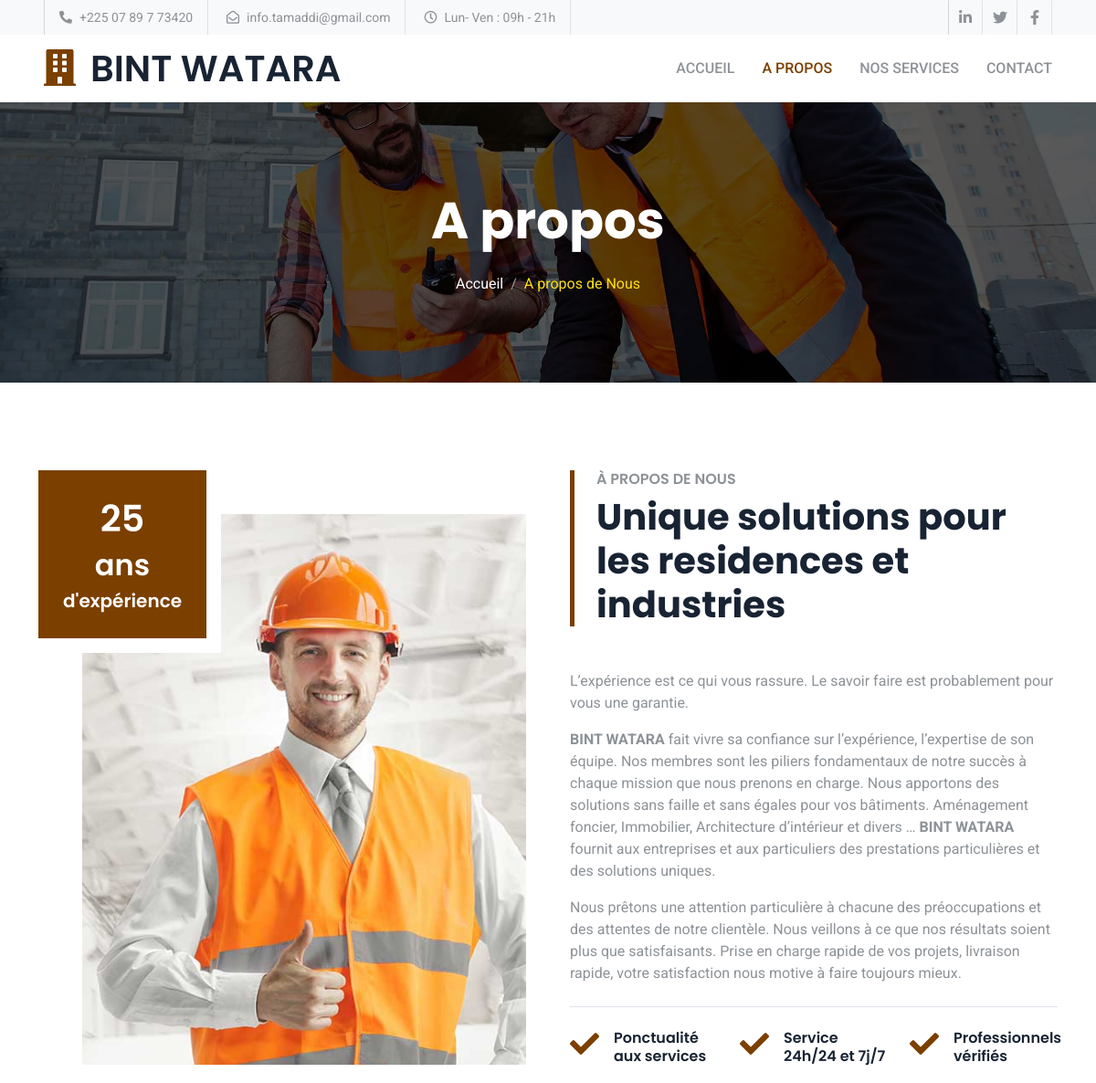
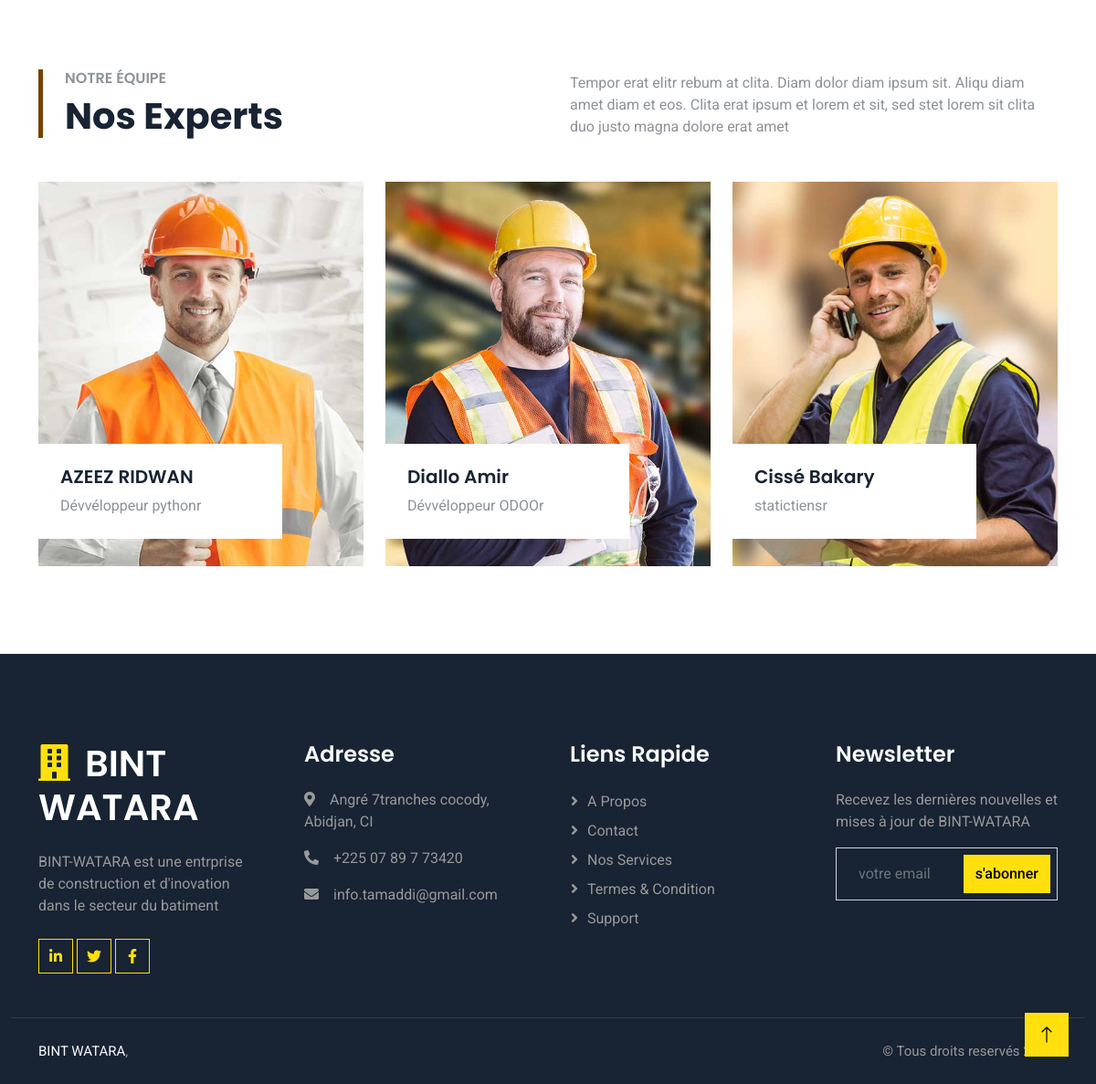
Page /a-propos on the committed database (2 pictures, top to bottom).
### app/models.py (models this page shows, shortened)
class Convention(models.Model):
    publish = models.BooleanField(default=True)
    date_add = models.DateField(auto_now=False, auto_now_add=True)
    date_update = models.DateField(auto_now=True, auto_now_add=False)
    class Meta:
        abstract = True

class Web(Convention):
    name = models.CharField(max_length=50)
    email = models.EmailField(max_length=254)
    phone = models.CharField(max_length=50)
    location = models.CharField(max_length=250)
    opening = models.CharField(max_length=250)
    class Meta:
        verbose_name = "Info du site"
        verbose_name_plural = "Infos du site"

class Social(Convention):
    name = models.CharField(max_length=250)
    icon = models.CharField(max_length=250)
    link = models.URLField(max_length=200)
    class Meta:
        verbose_name = 'réseau social'
        verbose_name_plural = 'réseau sociaux'

class About(Convention):
    picture = models.FileField(upload_to='img_about')
    picture1 = models.FileField(upload_to='img_about')
    lebele = HTMLField()
    title = models.CharField(max_length=50)
    title1 = models.CharField(max_length=50)
    description =HTMLField()
    experience = models.IntegerField()
    class Meta:
        verbose_name = 'A propos de nous'
        verbose_name_plural = 'A propos de nous'

class ConfigWeb(Convention):
    title = models.CharField(max_length=250)
    titleAbout1 = models.CharField(max_length=250)
    titleAbout = models.CharField(max_length=250)
    titleService = models.CharField(max_length=250)
    titleRVD = models.CharField(max_length=250)
    titleTestimony = models.CharField(max_length=250)
    libeleNewsletter = models.TextField()
    descriptionRDV = models.TextField()
    descriptionTeam = models.TextField()
    descriptionTesti = models.TextField()
    class Meta:
        verbose_name = 'Configuration du site'
        verbose_name_plural = 'Configuration du site'

class Team(Convention):
    picture = models.FileField(upload_to='img_team')
    name = models.CharField(max_length=250)
    work = models.CharField(max_length=50)
    phone = models.CharField(max_length=50)
    email = models.EmailField(max_length=254)
    order = models.IntegerField()
    class Meta:
        verbose_name = 'équipe'
        verbose_name_plural = 'équipes'

### app/views.py (the view)
# urls.py: path('a-propos', about, name='about'),
def about(request):
    get_infos_web = get_info_web({'publish': True})
    get_sociaux = get_social({'publish': True})
    get_abouts = get_about({'publish':True})
    get_configs_web = get_config_web({'publish': True})
    get_teams = get_team({'publish': True})
    template = 'app/about.html'
    context = {
        'page':{
            'title': 'BINT-WATARA | A PROPOS',
            'text_description': 'Solutions de construction et de rénovation'
        },
        'get_infos_web': get_infos_web,
        'get_sociaux': get_sociaux,
        'get_abouts': get_abouts,
        'get_configs_web': get_configs_web,
        'get_teams': get_teams,
        'is_about': True,
    }
    return render(request, template, context)

### app/functions.py (called while the page is built)
def get_info_web(data=dict()):
    return Web.objects.filter(**data).first()

def get_about(data=dict()):
    return About.objects.filter(**data).first()

def get_team(data=dict()):
    return Team.objects.filter(**data)[:3]

def get_social(data=dict()):
    return Social.objects.filter(**data)

def get_config_web(data=dict()):
    return ConfigWeb.objects.filter(**data).first()

### app/templates/app/about.html (shortened to what this page needs)
{% extends 'app/layout/base.html'%}
{% load static %}
{% block content %}
    <div
      class="container-fluid page-header py-5 mb-5 wow fadeIn"
      data-wow-delay="0.1s"
    >
      <div class="container text-center py-5">
        <h1 class="display-4 text-white animated slideInDown mb-4">A propos</h1>
        <nav aria-label="breadcrumb animated slideInDown">
          <ol class="breadcrumb justify-content-center mb-0">
            <li class="breadcrumb-item">
              <a class="text-white" href="{% url 'welcome' %}">Accueil</a>
            </li>
            <li class="breadcrumb-item  active" style="color: #FFE00E" aria-current="page">
              A propos de Nous
            </li>
          </ol>
        </nav>
      </div>
    </div>
    <div class="container-xxl py-5">
      <div class="container">
        <div class="row g-5">
          <div class="col-lg-6 wow fadeInUp" data-wow-delay="0.1s">
            <div
              class="position-relative overflow-hidden ps-5 pt-5 h-100"
              style="min-height: 400px"
            >
              <img
                class="position-absolute w-100 h-100"
                src="{{get_abouts.picture.url}}"
                alt=""
                style="object-fit: cover"
              />
              <div
                class="position-absolute top-0 start-0 bg-white pe-3 pb-3"
                style="width: 200px; height: 200px"
              >
                <div
                  class="d-flex flex-column justify-content-center text-center h-100 p-3" style=" background-color:  #7B3F00"
                >
                  <h1 class="text-white">{{get_abouts.experience}}</h1>
                  <h2 class="text-white">ans</h2>
                  <h5 class="text-white mb-0">d'expérience</h5>
                </div>
              </div>
            </div>
          </div>
          <div class="col-lg-6 wow fadeInUp" data-wow-delay="0.5s">
            <div class="h-100">
              <div class="border-start border-5 border-primary ps-4 mb-5">
                <h6 class="text-body text-uppercase mb-2">{{get_abouts.title}}</h6>
                <h1 class="display-6 mb-0">
                  {{get_configs_web.titleAbout1}}
                </h1>
              </div>
                {{get_abouts.lebele|safe}}
              <div class="border-top mt-4 pt-4">
                <div class="row g-4">
                  <div class="col-sm-4 d-flex wow fadeIn" data-wow-delay="0.1s">
                    <i
                      class="fa fa-check fa-2x  flex-shrink-0 me-3" style="color: #7B3F00"
                    ></i>
                    <h6 class="mb-0">Ponctualité aux services</h6>
                  </div>
                  <div class="col-sm-4 d-flex wow fadeIn" data-wow-delay="0.3s">
                    <i
                      class="fa fa-check fa-2x  flex-shrink-0 me-3" style="color: #7B3F00"
                    ></i>
                    <h6 class="mb-0">Service 24h/24 et 7j/7</h6>
                  </div>
                  <div class="col-sm-4 d-flex wow fadeIn" data-wow-delay="0.5s">
                    <i
                      class="fa fa-check fa-2x  flex-shrink-0 me-3" style="color: #7B3F00"
                    ></i>
                    <h6 class="mb-0">Professionnels vérifiés</h6>
                  </div>
                </div>
              </div>
            </div>
          </div>
        </div>
      </div>
    </div>
    <div class="container-xxl py-5">
      <div class="container">
        <div class="row g-5 align-items-end mb-5">
          <div class="col-lg-6 wow fadeInUp" data-wow-delay="0.1s">
            <div class="border-start border-5 border-primary ps-4">
              <h6 class="text-body text-uppercase mb-2">Notre équipe</h6>
              <h1 class="display-6 mb-0">Nos Experts</h1>
            </div>
          </div>
          <div class="col-lg-6 wow fadeInUp" data-wow-delay="0.3s">
            <p class="mb-0">
              {{get_configs_web.descriptionTeam}}
            </p>
          </div>
        </div>
        <div class="row g-4">
          {% for team in get_teams %}
          <div class="col-lg-4 col-md-6 wow fadeInUp" data-wow-delay="0.1s">
            <div class="team-item position-relative">
              <img class="img-fluid" src="{{team.picture.url}}" alt="" />
              <div class="team-text bg-white p-4">
                <h5>{{team.name}}</h5>
                <span>{{team.work}}r</span>
              </div>
            </div>
          </div>
          {% endfor %}
        </div>
      </div>
    </div>
    {% endblock content %}

### app/templates/app/layout/base.html (shortened to what this page needs)
{% load static %}
<!DOCTYPE html>
<html lang="fr">
  <head>
    <link
      href="https://cdnjs.cloudflare.com/ajax/libs/font-awesome/5.10.0/css/all.min.css"
      rel="stylesheet"
    />
    <link
      href="https://cdn.jsdelivr.net/npm/bootstrap-icons@1.4.1/font/bootstrap-icons.css"
      rel="stylesheet"
    />
    <link href="{% static 'app/lib/animate/animate.min.css' %}" rel="stylesheet" />
    <link href="{% static 'app/lib/owlcarousel/assets/owl.carousel.min.css' %}" rel="stylesheet" />
    <link href="{% static 'app/css/bootstrap.min.css' %}" rel="stylesheet" />
    <link href="{% static 'app/css/style.css' %}" rel="stylesheet" />
  </head>
  <body>
    <div class="container-fluid bg-light p-0">
      <div class="row gx-0 d-none d-lg-flex">
        <div class="col-lg-7 px-5 text-start">
          <div
            class="h-100 d-inline-flex align-items-center border-start-1 border-end px-3"
          >
            <small class="fa fa-phone-alt me-2"></small>
            <small>{{get_infos_web.phone}}</small>
          </div>
          <div class="h-100 d-inline-flex align-items-center border-end px-3">
            <small class="far fa-envelope-open me-2"></small>
            <small>{{get_infos_web.email}}</small>
          </div>
          <div class="h-100 d-inline-flex align-items-center border-end px-3">
            <small class="far fa-clock me-2"></small>
            <small>{{get_infos_web.opening}}</small>
          </div>
        </div>
        <div class="col-lg-5 px-5 text-end">
          <div class="h-100 d-inline-flex align-items-center">
            {% for social in get_sociaux %}
            <a class="btn btn-square border-end {% if forloop.counter0 %}  {% else %}border-start-1{% endif %}" href="{{social.link}}">
              <i class="{{social.icon}}"></i>
            </a>
            {% endfor %}
          </div>
        </div>
      </div>
    </div>
    <nav
      class="navbar navbar-expand-lg bg-white navbar-light sticky-top px-4 px-lg-5 py-lg-0"
    >
      <a href="{% url 'welcome' %}" class="navbar-brand d-flex align-items-center">
        <h1 class="m-0">
          <i class="fa fa-building me-3" style="color: #7B3F00"></i>{{get_infos_web.name}}
        </h1>
      </a>
      <div class="collapse navbar-collapse" id="navbarCollapse">
        <div class="navbar-nav ms-auto py-3 py-lg-0">
          <a href="{% url 'welcome' %}" class="nav-item nav-link {% if is_home %}active{% endif %} ">Accueil</a>
          <a href="{% url 'about' %}" class="nav-item nav-link  {% if is_about %}active{% endif %}">A Propos</a>
          <a href="{% url 'service' %}" class="nav-item nav-link  {% if is_service %}active{% endif %}">Nos Services</a>
          <a href="{% url 'contact' %}" class="nav-item nav-link {% if is_contact %}active{% endif %}">Contact</a>
        </div>
      </div>
    </nav>
    {% block content %}
    {% endblock content %}
   <div
   class="container-fluid bg-dark footer mt-5 pt-5 wow fadeIn"
   data-wow-delay="0.1s"
 >
   <div class="container py-5">
     <div class="row g-5">
       <div class="col-lg-3 col-md-6">
         <h1 class="text-white mb-4">
           <i class="fa fa-building me-3" style="color:  #FFE00E "></i>{{get_infos_web.name}}
         </h1>
         <p>
           BINT-WATARA est une entrprise de construction et d'inovation dans le secteur du batiment
         </p>
         <div class="d-flex pt-2">
          {% for social in get_sociaux %}
           <a class="btn btn-square btn-outline-primary me-1 btn-social" href="{{social.link}}"
             ><i class="{{social.icon}}"></i
           ></a>
           {% endfor %}
         </div>
       </div>
       <div class="col-lg-3 col-md-6">
         <h4 class="text-light mb-4">Adresse</h4>
         <p>
           <i class="fa fa-map-marker-alt me-3"></i>{{get_infos_web.location}}
         </p>
         <p><i class="fa fa-phone-alt me-3"></i>{{get_infos_web.phone}}</p>
         <p><i class="fa fa-envelope me-3"></i>{{get_infos_web.email}}</p>
       </div>
       <div class="col-lg-3 col-md-6">
         <h4 class="text-light mb-4">Liens Rapide</h4>
         <a class="btn btn-link" href="{% url 'about' %}">A propos</a>
         <a class="btn btn-link" href="{% url 'contact' %}">Contact</a>
         <a class="btn btn-link" href="{% url 'service' %}">Nos Services</a>
         <a class="btn btn-link" href="">Termes & Condition</a>
         <a class="btn btn-link" href="">Support</a>
       </div>
       <div class="col-lg-3 col-md-6">
         <h4 class="text-light mb-4">Newsletter</h4>
         <p>Recevez les dernières nouvelles et mises à jour de BINT-WATARA</p>
         <div class="position-relative mx-auto" style="max-width: 400px">
          <form id="Newsletter" action="" method="post" enctype="multipart/form-data"> {% csrf_token %}
           <input
             class="form-control bg-transparent w-100 py-3 ps-4 pe-5"
             type="email"
             placeholder="votre email"
             v-model="email"
           />
           <button
             type="button"
             class="btn btn-primary py-2 position-absolute top-0 end-0 mt-2 me-2"  style=" background-color: #FFE00E; color: black;border-color: #FFE00E"
             @click.prevent='sendEmail'
           >
             s'abonner
           </button>
          </form>
         </div>
       </div>
     </div>
   </div>
   <div class="container-fluid copyright">
     <div class="container">
       <div class="row">
         <div class="col-md-6 text-center text-md-start mb-3 mb-md-0">
            <a href="#">{{get_infos_web.name}}</a>,
         </div>
         <div class="col-md-6 text-center text-md-end">
           &copy; Tous droits reservés 2022.
         </div>
       </div>
     </div>
   </div>
 </div>
 <a href="#" class="btn btn-lg btn-primary btn-lg-square back-to-top"
   ><i class="bi bi-arrow-up" style="color: black"></i
 ></a>
</body>
</html>

### app/static/app/css/style.css (style rules this page uses)
:root { --primary: #7B3F00; --secondary: #8D9297; --light: #F8F9FA; --dark: #182333; --primo: #FDA12B; --secondo: #FFE00E; }
.back-to-top { position: fixed; display: none; right: 30px; bottom: 30px; z-index: 99; background-color: var(--secondo) !important; border-color: var(--secondo); }
.border-start-1 { border-left: 1px solid #aeafaf7a !important; }
.border-start { border-left: 5px solid var(--primary) !important; }
.btn { font-weight: 500; transition: .5s; }
.btn.btn-primary, .btn.btn-outline-primary:hover { color: #FFFFFF; }
.btn-social { border-color: #FFE00E !important }
.btn-social i { color:#FFE00E }
.btn-square { width: 38px; height: 38px; }
.btn-lg-square { width: 48px; height: 48px; }
.btn-square, .btn-sm-square, .btn-lg-square { padding: 0; display: flex; align-items: center; justify-content: center; font-weight: normal; }
.navbar.sticky-top { top: -100px; transition: .5s; }
.navbar .navbar-nav .nav-link { margin-left: 30px; padding: 25px 0; color: var(--secondary); font-weight: 500; text-transform: uppercase; outline: none; }
.navbar .navbar-nav .nav-link:hover, .navbar .navbar-nav .nav-link.active { color: #7B3F00 !important; }
.page-header { background: linear-gradient(rgba(0, 0, 0, .65), rgba(0, 0, 0, .65)), url(../img/carousel-1.jpg) center center no-repeat; background-size: cover; }
.page-header .breadcrumb-item+.breadcrumb-item::before { color: #999999; }
.team-text { position: absolute; width: 75%; bottom: 30px; left: 0; transition: .5s; }
.team-text * { transition: .5s; }
.footer { color: #999999; }
.footer .btn.btn-link { display: block; margin-bottom: 5px; padding: 0; text-align: left; color: #999999; font-weight: normal; text-transform: capitalize; transition: .3s; }
.footer .btn.btn-link::before { position: relative; content: "\f105"; font-family: "Font Awesome 5 Free"; font-weight: 900; color: #999999; margin-right: 10px; }
.footer .copyright { padding: 25px 0; font-size: 15px; border-top: 1px solid rgba(256, 256, 256, .1); }
.footer .copyright a { color: var(--light); }

### rows in the picture
Web: phone "+225 07 89 7 73420", email "info.tamaddi@gmail.com", opening "Lun- Ven : 09h - 21h", name "BINT WATARA", location "Angré 7tranches cocody, Abidjan, CI"
About: picture (picture), experience "25", title "À PROPOS DE NOUS", lebele "L’expérience est ce qui vous rassure. Le savoir faire est probablement pour vous une garantie. BINT WATARA fait vivre sa confiance sur l’expérience, l’expertise de son équipe. Nos membres sont les piliers fondamentaux de notre succès à chaque mission que nous prenons en charge. Nous apportons des solutions sans faille et sans égales pour vos bâtiments. Aménagement foncier, Immobilier, Architecture d’intérieur et divers … BINT WATARA fournit aux entreprises et aux particuliers des prestations particulières et des solutions uniques. Nous prêtons une attention particulière à chacune des préoccupations et des attentes de notre clientèle. Nous veillons à ce que nos résultats soient plus que…"
ConfigWeb: titleAbout1 "Unique solutions pour les residences et industries", descriptionTeam "Tempor erat elitr rebum at clita. Diam dolor diam ipsum sit. Aliqu diam amet diam et eos. Clita erat ipsum et lorem et sit, sed stet lorem sit clita duo justo magna dolore erat amet"
Team: picture (picture), name "AZEEZ RIDWAN", work "Dévvéloppeur python"
Team: picture (picture), name "Diallo Amir", work "Dévvéloppeur ODOO"
Team: picture (picture), name "Cissé Bakary", work "statictiens"
